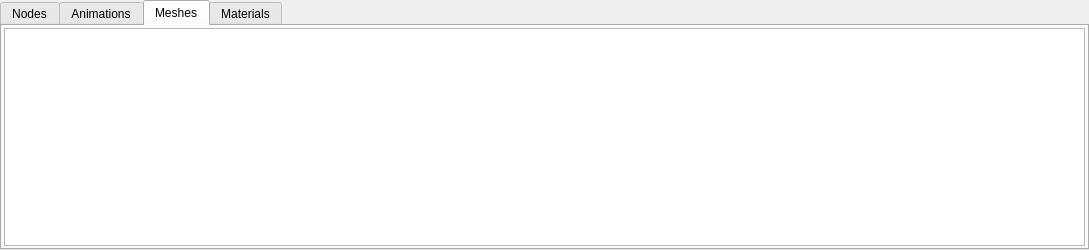
<?xml version="1.0" encoding="UTF-8"?>
<ui version="4.0">
 <class>MGModelViewerWidget</class>
 <widget class="QWidget" name="MGModelViewerWidget">
  <property name="geometry">
   <rect>
    <x>0</x>
    <y>0</y>
    <width>1089</width>
    <height>670</height>
   </rect>
  </property>
  <property name="windowTitle">
   <string>Form</string>
  </property>
  <layout class="QVBoxLayout" name="verticalLayout">
   <property name="sizeConstraint">
    <enum>QLayout::SetMaximumSize</enum>
   </property>
   <property name="leftMargin">
    <number>0</number>
   </property>
   <property name="topMargin">
    <number>0</number>
   </property>
   <property name="rightMargin">
    <number>0</number>
   </property>
   <property name="bottomMargin">
    <number>0</number>
   </property>
   <item>
    <widget class="QTabWidget" name="tabWidget">
     <property name="maximumSize">
      <size>
       <width>16777215</width>
       <height>250</height>
      </size>
     </property>
     <property name="currentIndex">
      <number>2</number>
     </property>
     <widget class="QWidget" name="tabNodes">
      <attribute name="title">
       <string>Nodes</string>
      </attribute>
      <layout class="QHBoxLayout" name="horizontalLayout_5">
       <property name="leftMargin">
        <number>2</number>
       </property>
       <property name="topMargin">
        <number>2</number>
       </property>
       <property name="rightMargin">
        <number>2</number>
       </property>
       <property name="bottomMargin">
        <number>2</number>
       </property>
       <item>
        <widget class="QTreeView" name="nodeTreeView">
         <property name="editTriggers">
          <set>QAbstractItemView::EditKeyPressed</set>
         </property>
        </widget>
       </item>
      </layout>
     </widget>
     <widget class="QWidget" name="tabAnimations">
      <property name="minimumSize">
       <size>
        <width>1083</width>
        <height>0</height>
       </size>
      </property>
      <attribute name="title">
       <string>Animations</string>
      </attribute>
      <layout class="QHBoxLayout" name="horizontalLayout_4">
       <property name="leftMargin">
        <number>2</number>
       </property>
       <property name="topMargin">
        <number>2</number>
       </property>
       <property name="rightMargin">
        <number>2</number>
       </property>
       <property name="bottomMargin">
        <number>2</number>
       </property>
       <item>
        <widget class="QTableView" name="animTableView">
         <property name="editTriggers">
          <set>QAbstractItemView::NoEditTriggers</set>
         </property>
         <property name="selectionMode">
          <enum>QAbstractItemView::SingleSelection</enum>
         </property>
         <property name="selectionBehavior">
          <enum>QAbstractItemView::SelectRows</enum>
         </property>
         <property name="showGrid">
          <bool>false</bool>
         </property>
         <attribute name="verticalHeaderVisible">
          <bool>false</bool>
         </attribute>
         <attribute name="verticalHeaderMinimumSectionSize">
          <number>22</number>
         </attribute>
         <attribute name="verticalHeaderDefaultSectionSize">
          <number>22</number>
         </attribute>
        </widget>
       </item>
      </layout>
     </widget>
     <widget class="QWidget" name="tabMeshes">
      <attribute name="title">
       <string>Meshes</string>
      </attribute>
      <layout class="QHBoxLayout" name="horizontalLayout_2">
       <property name="leftMargin">
        <number>2</number>
       </property>
       <property name="topMargin">
        <number>2</number>
       </property>
       <property name="rightMargin">
        <number>2</number>
       </property>
       <property name="bottomMargin">
        <number>2</number>
       </property>
       <item>
        <widget class="QTableView" name="meshTableView">
         <property name="editTriggers">
          <set>QAbstractItemView::NoEditTriggers</set>
         </property>
         <property name="selectionMode">
          <enum>QAbstractItemView::SingleSelection</enum>
         </property>
         <property name="selectionBehavior">
          <enum>QAbstractItemView::SelectRows</enum>
         </property>
         <property name="showGrid">
          <bool>false</bool>
         </property>
         <attribute name="verticalHeaderVisible">
          <bool>false</bool>
         </attribute>
         <attribute name="verticalHeaderMinimumSectionSize">
          <number>22</number>
         </attribute>
         <attribute name="verticalHeaderDefaultSectionSize">
          <number>22</number>
         </attribute>
        </widget>
       </item>
      </layout>
     </widget>
     <widget class="QWidget" name="tabMaterials">
      <attribute name="title">
       <string>Materials</string>
      </attribute>
      <layout class="QHBoxLayout" name="horizontalLayout">
       <property name="leftMargin">
        <number>2</number>
       </property>
       <property name="topMargin">
        <number>2</number>
       </property>
       <property name="rightMargin">
        <number>2</number>
       </property>
       <property name="bottomMargin">
        <number>2</number>
       </property>
       <item>
        <widget class="QTableView" name="materialTableView">
         <property name="editTriggers">
          <set>QAbstractItemView::NoEditTriggers</set>
         </property>
         <property name="selectionMode">
          <enum>QAbstractItemView::SingleSelection</enum>
         </property>
         <property name="selectionBehavior">
          <enum>QAbstractItemView::SelectRows</enum>
         </property>
         <property name="showGrid">
          <bool>false</bool>
         </property>
         <attribute name="verticalHeaderVisible">
          <bool>false</bool>
         </attribute>
         <attribute name="verticalHeaderMinimumSectionSize">
          <number>22</number>
         </attribute>
         <attribute name="verticalHeaderDefaultSectionSize">
          <number>22</number>
         </attribute>
        </widget>
       </item>
      </layout>
     </widget>
    </widget>
   </item>
  </layout>
 </widget>
 <resources/>
 <connections/>
</ui>
